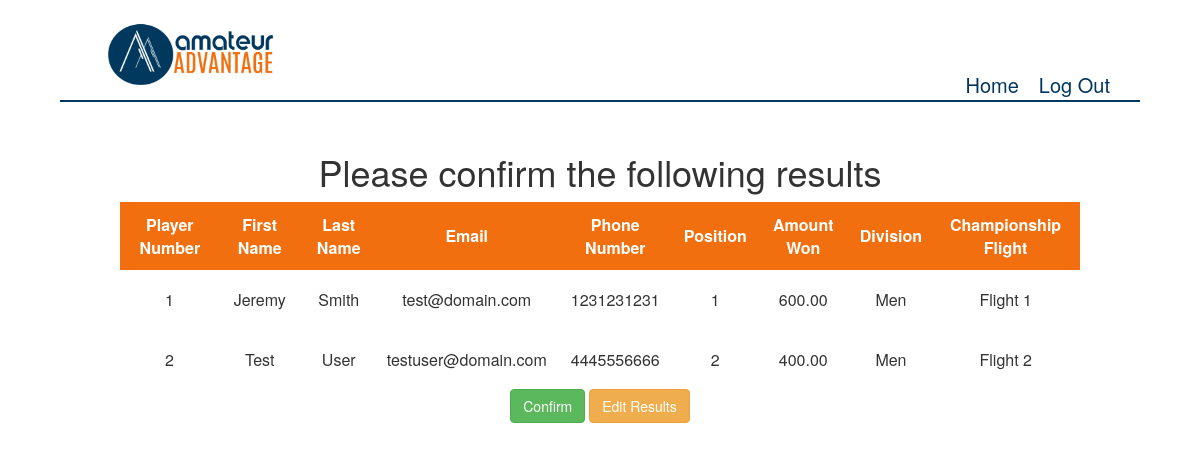
Page /tournament/finalizeResults/25 (signed in) on the committed database.
### tournament/models.py (models this page shows, shortened)
class playerResults (models.Model):
    flight_choices = ((1,'Flight 1'), (2,'Flight 2'), (3,'Flight 3'), (4,'Flight 4'), (5,'Flight 5'), (6,'Flight 6'), (7,'Flight 7'), (8,'Flight 8'),
                     (9,'Flight 9'), (10,'Flight 10'))
    division_choices = ((1,'Senior'), (2,'Women'), (3,'Junior'),(4,'Men'))
    tournament = models.ForeignKey(tournament, related_name = 'tournamentSet',on_delete=models.CASCADE)
    player = models.ForeignKey(player, related_name='tournamentPlayer', on_delete=models.CASCADE)
    amount_won = models.DecimalField(max_digits=11,decimal_places=2, blank=True, null=True, default = 0.00)
    position = models.PositiveIntegerField(blank=True, null=True, default = '0')
    flight = models.PositiveSmallIntegerField(
                  choices=flight_choices,
                  default=1)
    division = models.PositiveSmallIntegerField(
                  choices=division_choices,
                  default=1)
    added_on = models.DateField(auto_now_add = True)
    class Meta:
        verbose_name_plural = 'playerResults'

### users/models.py (models this page shows, shortened)
class player (models.Model):
    user = models.OneToOneField(CustomUser, related_name='userPlayer', on_delete=models.CASCADE, primary_key = True)
    address = models.CharField(max_length = 50)
    homeCourse = models.CharField(max_length = 50)
    insrt_timestamp = models.DateField(auto_now_add = True)
    chnge_timestamp = models.DateField(auto_now = True)
    pin = models.CharField(max_length=128, default='0000')

class CustomUser(AbstractUser):
    user_choices = ((1,'admin'), (2,'player'), (3,'shop'), (4,'buyer'), (5, 'exec'))
    objects = CustomUserManager()
    userType = models.PositiveSmallIntegerField(
                  choices=user_choices,
                  default=1)
    phoneNumber = models.CharField(max_length = 10, null=True)
    def isShop(user):
        if user.userType == 3:
            return True
        else:
            return False

### tournament/views.py (the view)
# urls.py: path('finalizeResults/<id>', views.finalizeResults, name='finalizeResults'),
@login_required
@user_passes_test(shop_test,login_url='/', redirect_field_name=None)
def finalizeResults(request, id):
    curTournament = tournament.getTournamentFromID(id)
    tournamentPlayers = playerResults.objects.filter(tournament=curTournament)
    tournamentWinners = []
    for field in tournamentPlayers:
        if field.amount_won > 0:
            tournamentWinners.append(field)
    if request.method == "POST":
        action = request.POST['action']
        if action == 'confirm':
            if tournament.finalizeTournament(tournamentWinners,curTournament) == 'Success':
                return redirect('Success')
            else:
                return redirect('insufficientCredits',curTournament.tournament_id)
        else:
            return redirect('tournamentResults',id)
    else:
        return render(request, 'tournaments/finalizeResults.html', {
            "curTournament": curTournament,
            "tournamentPlayers": tournamentWinners,
        })

### tournament/models.py (called while the page is built)
    def getTournamentFromID(id):
        return tournament.objects.filter(tournament_id = id)[0]

### tournament/views.py (called while the page is built)
def shop_test(user):
    return CustomUser.isShop(user)

### templates/tournaments/finalizeResults.html (shortened to what this page needs)
{% extends 'base.html' %}
{% load static %}
{% block css %}
<link rel="stylesheet" type="text/css" href="{% static 'tournament/confirm.css' %}">
{% endblock %}
{% block content %}
<h1>Please confirm the following results</h1>
<table >
    <thead>
            <th>Player Number</th>
            <th>First Name</th>
            <th>Last Name</th>
            <th>Email</th>
            <th>Phone Number</th>
            <th>Position</th>
            <th>Amount Won</th>
            <th>Division</th>
            <th>Championship Flight</th>
    </thead>
    {% for player in tournamentPlayers %}
        <tr>
            <td>{{ forloop.counter }}</td>
            <td>{{ player.player.user.first_name }}</td>
            <td>{{ player.player.user.last_name }}</td>
            <td>{{ player.player.user.email }}</td>
            <td>{{ player.player.user.phoneNumber }}</td>
            <td>{{ player.position }}</td>
            <td>{{ player.amount_won }}</td>
            <td>{{ player.get_division_display }}</td>
            <td>{{ player.get_flight_display }}</td>
        </tr>
    {% endfor %}
</table>
<form method='post'>
    <button type='submit' class='btn btn-success' name='action' value='confirm'>Confirm</button>
    <button type='submit' class='btn btn-warning' name='action' value='edit'>Edit Results</button>
</form>
{% endblock %}

### static/tournament/confirm.css (style rules this page uses)
table { margin:0 auto; }
td, tr, th { padding: 10px; text-align:center; }
th { text-align:center; border:none; }
thead { background-color:rgb(241,111,15); color:white; border:1px solid rgb(241,111,15); }
tr { height:60px; }

### rows in the picture
playerResults: player.user.first_name "Jeremy", player.user.last_name "Smith", player.user.email "test@domain.com", player.user.phoneNumber "1231231231", position "1", amount_won "600.00", division "Men", flight "Flight 1"
playerResults: player.user.first_name "Test", player.user.last_name "User", player.user.email "testuser@domain.com", player.user.phoneNumber "4445556666", position "2", amount_won "400.00", division "Men", flight "Flight 2"
